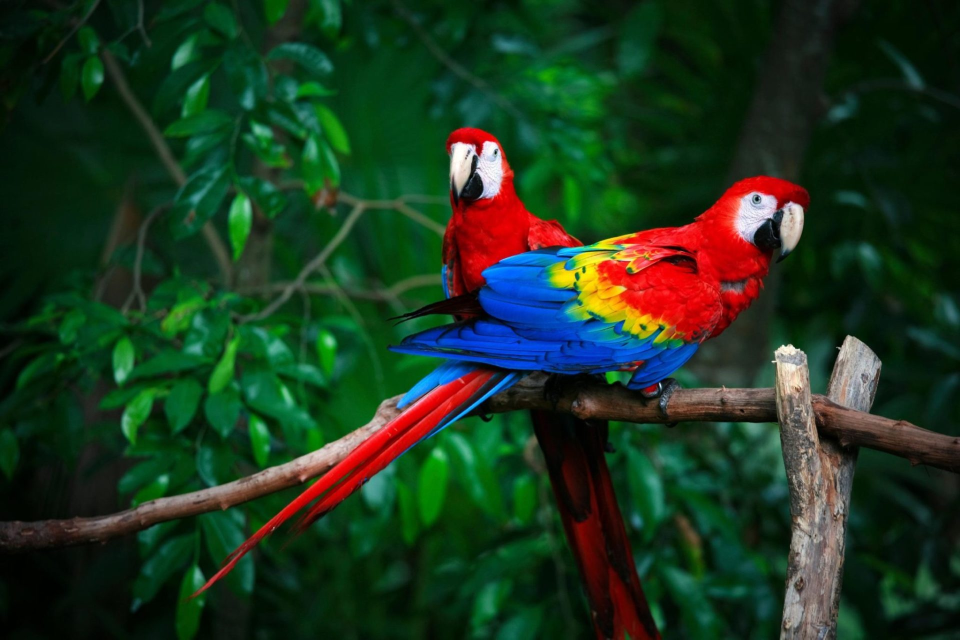
#> input picture ML Course/Machine Learning  Woloszyn/parrots.jpg, 1920 x 1279 px (shown at 1/2 size)
$ jupyter execute ML-exercises2-colorQuantizer.ipynb
#> lines starting #> are read from the running program, lines starting #| are printed output that depends on the picture
[cell 1]
from PIL import Image
import numpy as np
from numpy.random import random_sample, choice
import colorsys
import matplotlib.pyplot as plt

[cell 2]
def load_image(filename):
#> called with filename = 'parrots.jpg'
    image = Image.open(filename)
#> image is the input picture: PIL image 1920x1279 RGB; mean R, G, B 29, 54.3, 31.3
    return image

[cell 3]
image = load_image('parrots.jpg')

[cell 4]
image.size
#> Out = (1920, 1279)

[cell 5]
def thumbnail(image, max_dimension = 100):
    size = np.array(image.size)
    normalized_size = size / max(size)
    new_size = (normalized_size * max_dimension).round().astype(int)
    return image.resize(new_size, resample = Image.BICUBIC)

[cell 6]
thumb = thumbnail(image)
#> in thumbnail, `return image.resize(new_size, resample = Image.BICUBIC)`:
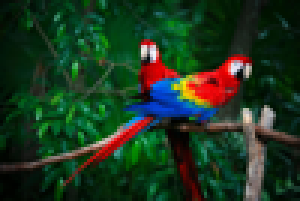
#> returned value: PIL image 100x67 RGB (shown 3 times larger); mean R, G, B 29, 54.3, 31.3
thumb

[cell 7]
np.array(thumb).shape
#> Out = (67, 100, 3)

[cell 8]
def colors (image):
    pixels = np.array(image) / 255
    return pixels.reshape(-1, 3)

[cell 9]
cols = colors(thumb)
cols[0]
#> Out = [0.0118, 0.0431, 0.0235]

[cell 10]
cols.shape
#> Out = (6700, 3)

[cell 11]
def to_image (array):
    pixels = (np.array(array) * 255).round().astype(np.uint8)
    return Image.fromarray(pixels)

[cell 12]
def swatches (colors, bucket_size = 20):
    image = to_image(colors[np.newaxis, ...])
    full_size = np.array(image.size) * bucket_size
    return image.resize(full_size)

[cell 13]
def hsv_sorted (colors):
    to_hsv = lambda triple: colorsys.rgb_to_hsv(*triple)
    hsv = np.apply_along_axis(to_hsv, 1, colors)
    order = np.lexsort(hsv.T[::-1])
    return colors[order]

[cell 14]
swatches(hsv_sorted(cols[choice(len(cols), 40)]))
#> in hsv_sorted, `hsv = np.apply_along_axis(to_hsv, 1, colors)`: hsv = 40 rows, first 8: [0.4, 0.25, 0.314], [0.382, 0.872, 0.153], [0.341, 1, 0.161], [0.124, 0.996, 0.898], [0.0299, 0.481, 0.635], [0.0185, 0.9, 0.118], [0.369, 0.778, 0.0706], [0.382, 0.974, 0.302]
#> in hsv_sorted, `order = np.lexsort(hsv.T[::-1])`: order = 40 values, max 39 at index 33, min 0 at index 35, mean 19.5
#> in to_image, `pixels = (np.array(array) * 255).round().astype(np.uint8)`: pixels = 40 rows, first 8: [30, 6, 3], [162, 98, 84], [193, 162, 154], [46, 33, 19], [229, 171, 1], [122, 134, 43], [43, 48, 22], [55, 140, 40]
#> in swatches, `return image.resize(full_size)`:
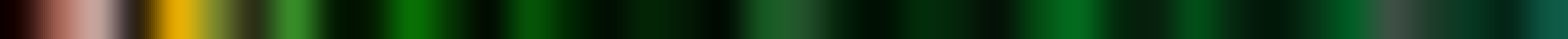
#> returned value: PIL image 800x20 RGB (shown 2 times larger); mean R, G, B 28.2, 60.5, 23.5

[cell 15]
fig = plt.figure(figsize=(5,5))
ax = fig.add_subplot(1,1,1)
ax.scatter(cols[:,0],cols[:,1], s = 1, c = cols)
plt.show()
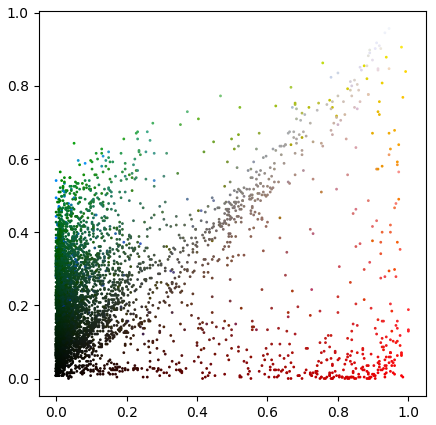
#> figure drawn by matplotlib, 1 panel

[cell 16]
fig = plt.figure(figsize=(9,3))
ax = fig.add_subplot(1,3,1)
ax.scatter(cols[:,0],cols[:,1], s = 1, c = cols)
ax = fig.add_subplot(1,3,2)
ax.scatter(cols[:,0],cols[:,2], s = 1, c = cols)
ax = fig.add_subplot(1,3,3)
ax.scatter(cols[:,1],cols[:,2], s = 1, c = cols)
plt.show()
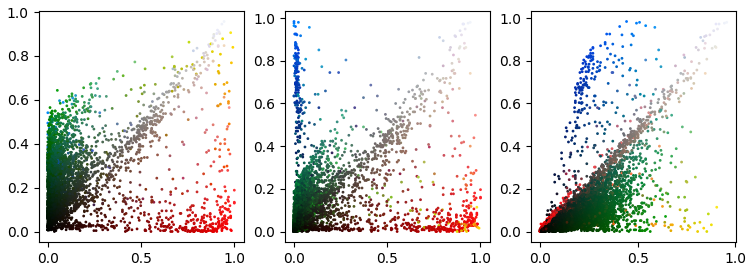
#> figure drawn by matplotlib, 3 panels

[cell 17]
import mpl_toolkits.mplot3d
fig = plt.figure(figsize=(5,5))
ax = fig.add_subplot(1,1,1, projection = '3d')
ax.scatter(cols[:,0],cols[:,1], cols[:,2], s = 1, c = cols)
plt.show()
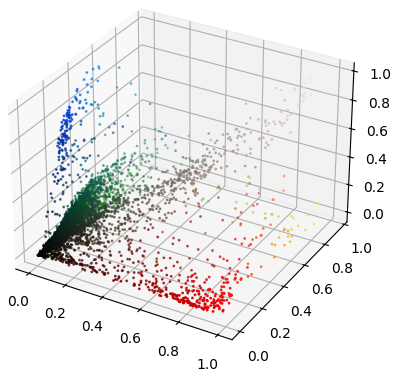
#> figure drawn by matplotlib, 1 panel

[cell 18]
from sklearn.mixture import GaussianMixture

[cell 19]
class ColorQuantizer:

    def __init__ (self, n_colors = 10):
        self.model = GaussianMixture(n_components= n_colors)

    def fit (self, image):
        self.model.fit(colors(image))
        return self.model.means_

    def predict (self, image):
        labels = self.model.predict(colors(image))
        new_colors = self.model.means_[labels]
        return to_image(new_colors.reshape(*image.size[::-1], 3))

[cell 20]
quantizer = ColorQuantizer()
qcols = quantizer.fit(thumb)
#> qcols = [[0.0338, 0.161, 0.0704], [0.464, 0.423, 0.294], [0.0172, 0.256, 0.676], [0.332, 0.0374, 0.0243], [0.0667, 0.361, 0.17], [0.477, 0.421, 0.39], [0.011, 0.0981, 0.0262], [0.0113, 0.273, 0.0868], [0.831, 0.0432, 0.0509], [0.117, 0.191, 0.129]]
swatches(hsv_sorted(qcols))
#> call 2 of swatches, with colors = array of shape (10, 3), bucket_size = 20
#> in swatches (call 2), `return image.resize(full_size)`:
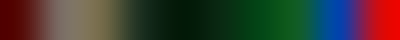
#> returned value: PIL image 200x20 RGB (shown 2 times larger); mean R, G, B 60.8, 57.6, 48.7

[cell 21]
quantizer.predict(thumb)
#> in predict, `labels = self.model.predict(colors(image))`: labels = 6700 values, max 9 at index 30, min 0 at index 5, mean 4.81
#> in to_image (call 3), `pixels = (np.array(array) * 255).round().astype(np.uint8)`:
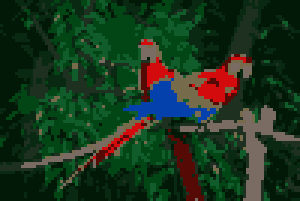
#> pixels: shape (67, 100, 3) (shown 3 times larger); mean of channels 0, 1, 2 28.2, 53.9, 30.5; drawn as R, G, B

[cell 22]
thumb

[cell 23]
fig = plt.figure(figsize=(9,9))
ax = fig.add_subplot(1,1,1, projection = '3d')
ax.scatter(qcols[:,0],qcols[:,1], qcols[:,2], s = 400, c = (0.5,0.5,0.1))
ax.scatter(qcols[:,0],qcols[:,1], qcols[:,2], s = 100, c = qcols)
plt.show()
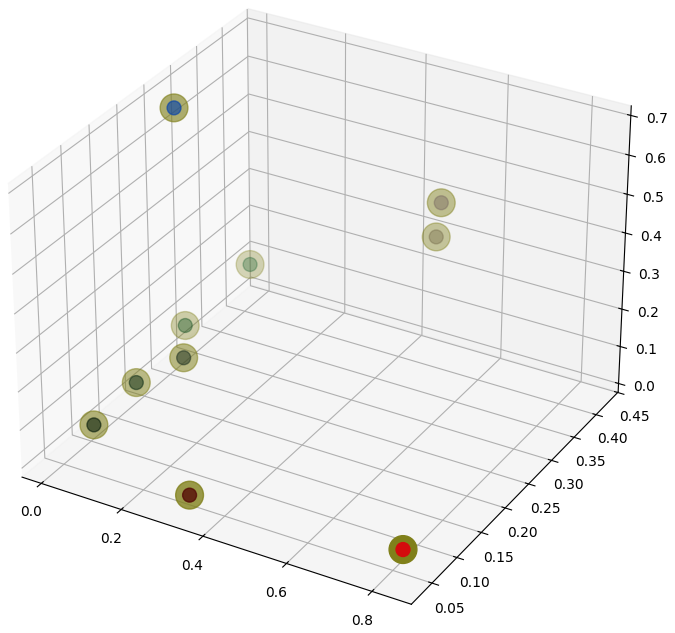
#> figure drawn by matplotlib, 1 panel
